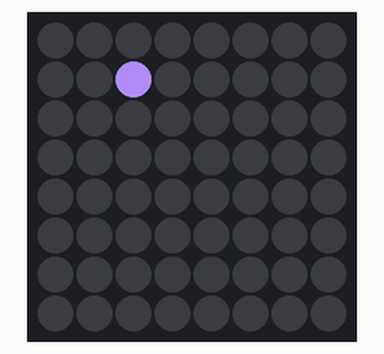
This program was run on a simulated Raspberry Pi (BCM pin numbers) with a Sense HAT. On the bench: the Sense HAT's 8×8 RGB LED matrix. Random numbers come from a fixed seed.

Above: at 0.17 s.
At 5.34 s:
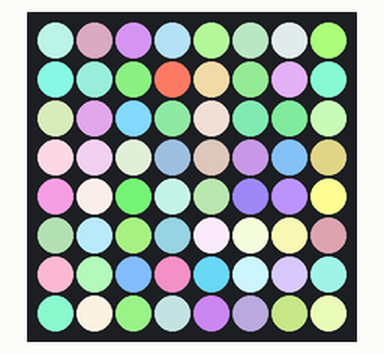
At 9.9 s:
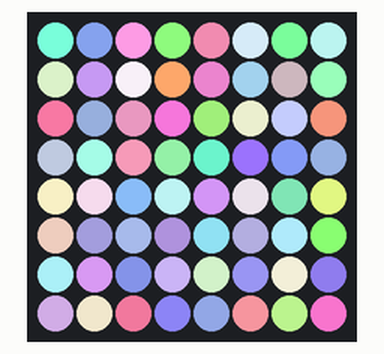
At 19.62 s:
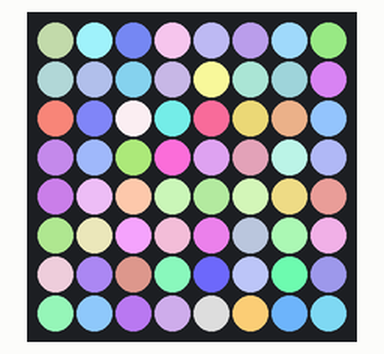
At 30.57 s:
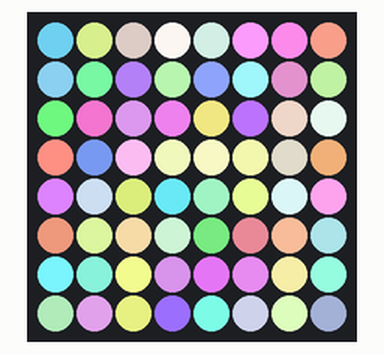
At 39.69 s:
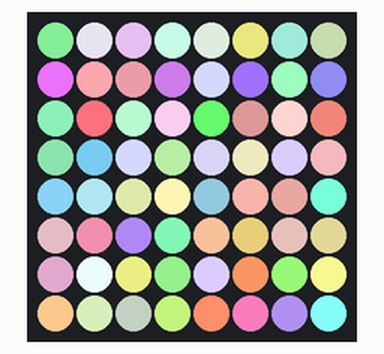

The program:

sense_sparkles.py
```python
from sense_hat import SenseHat
#import RPi.GPIO as gpio
from random import randint
from time import sleep

sense = SenseHat()

try:

    while True:

        x = randint(0, 7)
        y = randint(0, 7)
        r = randint(100, 255)
        g = randint(100, 255)
        b = randint(100, 255)

        sense.set_pixel(x, y, r, g, b)
        sleep(0.01)

except KeyboardInterrupt:
    # here you put any code you want to run before the program
    # exits when you press CTRL+C
    #print "\n", counter # print value of counter
    sense.clear()
    #gpio.cleanup() # this ensures a clean exit
```
